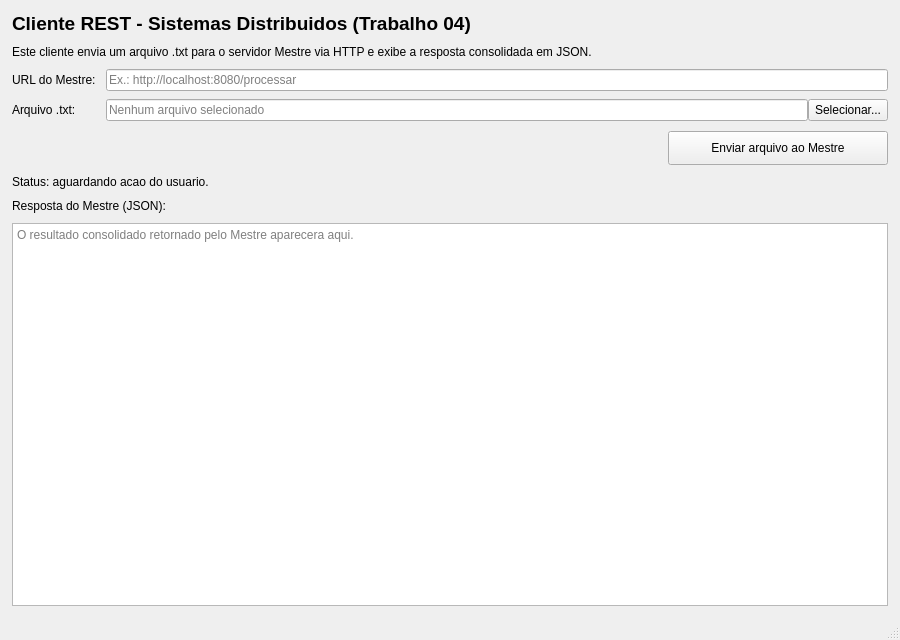
<?xml version="1.0" encoding="UTF-8"?>
<ui version="4.0">
 <class>MainWindow</class>
 <widget class="QMainWindow" name="MainWindow">
  <property name="geometry">
   <rect>
    <x>0</x>
    <y>0</y>
        <width>900</width>
        <height>640</height>
   </rect>
  </property>
  <property name="windowTitle">
     <string>Cliente - Trabalho 04</string>
  </property>
    <widget class="QWidget" name="centralwidget">
     <layout class="QVBoxLayout" name="verticalLayoutPrincipal">
        <property name="spacing">
         <number>10</number>
        </property>
        <property name="leftMargin">
         <number>12</number>
        </property>
        <property name="topMargin">
         <number>12</number>
        </property>
        <property name="rightMargin">
         <number>12</number>
        </property>
        <property name="bottomMargin">
         <number>12</number>
        </property>
        <item>
         <widget class="QLabel" name="labelTitulo">
            <property name="font">
             <font>
                <pointsize>14</pointsize>
                <bold>true</bold>
             </font>
            </property>
            <property name="text">
             <string>Cliente REST - Sistemas Distribuidos (Trabalho 04)</string>
            </property>
         </widget>
        </item>
        <item>
         <widget class="QLabel" name="labelDescricao">
            <property name="wordWrap">
             <bool>true</bool>
            </property>
            <property name="text">
             <string>Este cliente envia um arquivo .txt para o servidor Mestre via HTTP e exibe a resposta consolidada em JSON.</string>
            </property>
         </widget>
        </item>
        <item>
         <layout class="QFormLayout" name="formLayoutConfig">
            <property name="horizontalSpacing">
             <number>10</number>
            </property>
            <property name="verticalSpacing">
             <number>8</number>
            </property>
            <item row="0" column="0">
             <widget class="QLabel" name="labelMasterUrl">
                <property name="text">
                 <string>URL do Mestre:</string>
                </property>
             </widget>
            </item>
            <item row="0" column="1">
             <widget class="QLineEdit" name="lineEditMasterUrl">
                <property name="placeholderText">
                 <string>Ex.: http://localhost:8080/processar</string>
                </property>
             </widget>
            </item>
            <item row="1" column="0">
             <widget class="QLabel" name="labelArquivo">
                <property name="text">
                 <string>Arquivo .txt:</string>
                </property>
             </widget>
            </item>
            <item row="1" column="1">
             <layout class="QHBoxLayout" name="horizontalLayoutArquivo">
                <item>
                 <widget class="QLineEdit" name="lineEditArquivo">
                    <property name="placeholderText">
                     <string>Nenhum arquivo selecionado</string>
                    </property>
                 </widget>
                </item>
                <item>
                 <widget class="QPushButton" name="pushButtonSelecionar">
                    <property name="text">
                     <string>Selecionar...</string>
                    </property>
                 </widget>
                </item>
             </layout>
            </item>
         </layout>
        </item>
        <item>
         <layout class="QHBoxLayout" name="horizontalLayoutAcoes">
            <item>
             <spacer name="horizontalSpacer">
                <property name="orientation">
               <enum>Qt::Horizontal</enum>
                </property>
                <property name="sizeHint" stdset="0">
                 <size>
                    <width>40</width>
                    <height>20</height>
                 </size>
                </property>
             </spacer>
            </item>
            <item>
             <widget class="QPushButton" name="pushButtonEnviar">
                <property name="minimumSize">
                 <size>
                    <width>220</width>
                    <height>34</height>
                 </size>
                </property>
                <property name="text">
                 <string>Enviar arquivo ao Mestre</string>
                </property>
             </widget>
            </item>
         </layout>
        </item>
        <item>
            <widget class="QLabel" name="labelStatus">
             <property name="text">
                <string>Status: aguardando acao do usuario.</string>
             </property>
            </widget>
        </item>
        <item>
         <widget class="QLabel" name="labelResultado">
            <property name="text">
             <string>Resposta do Mestre (JSON):</string>
            </property>
         </widget>
        </item>
        <item>
         <widget class="QPlainTextEdit" name="plainTextEditResultado">
            <property name="placeholderText">
             <string>O resultado consolidado retornado pelo Mestre aparecera aqui.</string>
            </property>
         </widget>
        </item>
     </layout>
    </widget>
  <widget class="QMenuBar" name="menubar">
   <property name="geometry">
    <rect>
     <x>0</x>
     <y>0</y>
         <width>900</width>
     <height>26</height>
    </rect>
   </property>
  </widget>
  <widget class="QStatusBar" name="statusbar"/>
 </widget>
 <resources/>
 <connections/>
</ui>
